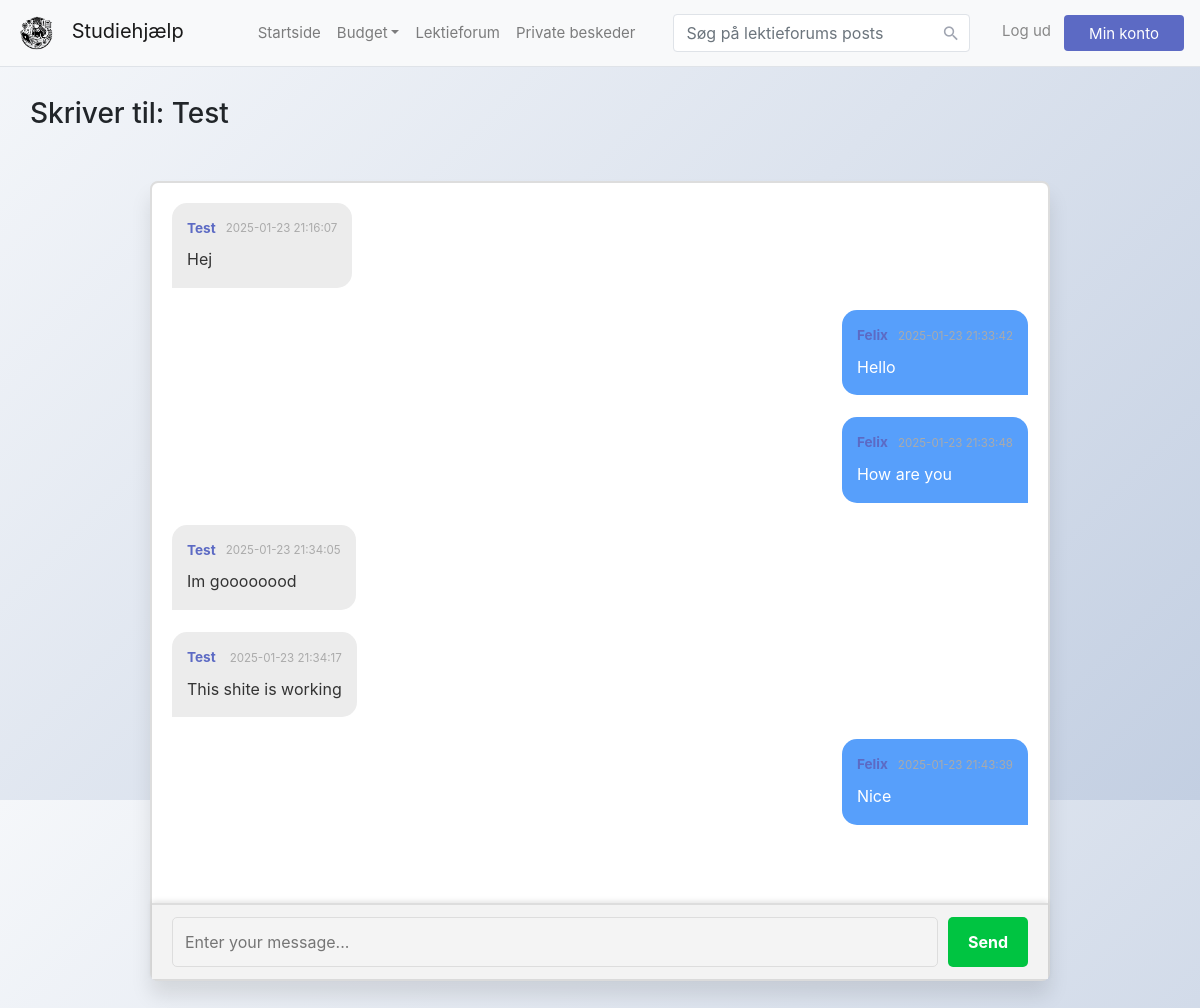
The page /privatemessages/Test (signed in) on the database its author committed.
### tables this page shows
CREATE TABLE people (
    id              INTEGER NOT NULL,
    username        TEXT NOT NULL UNIQUE,
    filename        TEXT,
    PRIMARY KEY(id AUTOINCREMENT)
);

CREATE TABLE privateMessages (
    id          INTEGER NOT NULL,
    senderid    INTEGER NOT NULL,
    recipientid INTEGER NOT NULL,
    message     TEXT NOT NULL,
    date        DATE NOT NULL,
    PRIMARY KEY(id AUTOINCREMENT),
    FOREIGN KEY(senderid) REFERENCES people(id),
    FOREIGN KEY(recipientid) REFERENCES people(id)
);

### app.py (the view)
@app.route("/privatemessages/<username>")
@login_required
def private_messages_user(username: str):
    if username == session["username"]:
        return apology("Internal server error", 500)
    conn = sqlite3.connect("database.db")
    conn.row_factory = sqlite3.Row
    cur = conn.cursor()
    query = """SELECT senderid, message, date, username FROM privateMessages
            INNER JOIN people ON people.id = senderid
            WHERE (privateMessages.senderid = ? OR privateMessages.recipientid = ?) AND (recipientid = (SELECT id FROM people WHERE username = ?) OR senderid = (SELECT id FROM people WHERE username = ?))
            """
    rows = cur.execute(query, (session["user_id"], session["user_id"], username, username))
    messages = [dict(row) for row in rows]
    conn.close()
    return render_template("privatemessage.html", messages=messages, other_username=username)

### app.py (called while the page is built)
@app.after_request
def after_request(response):
    response.headers["Cache-Control"] = "no-cache, no-store, must-revalidate"
    response.headers["Expires"] = 0
    response.headers["Pragma"] = "no-cache"
    return response

### helpers.py (called while the page is built)
def login_required(f):
    @wraps(f)
    def decorated_function(*args, **kwargs):
        if session.get("user_id") is None:
            return redirect("/login")
        return f(*args, **kwargs)
    return decorated_function

### templates/privatemessage.html (shortened to what this page needs)
{% extends "layout.html" %}
{% block body %}
    <h3>Skriver til: <a href="/accounts/{{ other_username }}"></a>{{ other_username }}</h3>
    {% if messages %}
        <section class="msger">
            <main class="msger-chat">
                {% for message in messages %}
                    <div class="msg {% if message.senderid == session['user_id'] %}right-msg{% else %}left-msg{% endif %}">
                        <div class="msg-bubble">
                            <div class="msg-info">
                                <div class="msg-info-name">{{ message.username }}</div>
                                <div class="msg-info-time">{{ message.date }}</div>
                            </div>
                            <div class="msg-text">
                                {{ message.message }}
                            </div>
                        </div>
                    </div>
                {% endfor %}
            </main>
            {% if other_username != "Slettet" %}
                <form class="msger-inputarea" action="/privatemessages/write" method="post">
                    <input autocomplete="off" type="text" class="msger-input" placeholder="Enter your message..." name="message">
                    <button type="submit" class="msger-send-btn">Send</button>
                </form>
            {% endif %}
        </section>
    {% endif %}
{% endblock %}

### static/styles.css (style rules this page uses)
body { font-family: 'Varela Round', sans-serif; background-image: var(--body-bg); height: 100vh; margin: 0; display: block; }
:root { --body-bg: linear-gradient(135deg, #f5f7fa 0%, #c3cfe2 100%); --msger-bg: #fff; --border: 2px solid #ddd; --left-msg-bg: #ececec; --right-msg-bg: #579ffb; }
html { box-sizing: border-box; }
*, *:before, *:after { margin: 0; padding: 0; box-sizing: inherit; }
.msger { display: flex; flex-direction: column; width: 100%; max-width: 867px; margin: 50px auto; height: 100vh; border: var(--border); border-radius: 5px; background: var(--msger-bg); box-shadow: 0 15px 15px -5px rgba(0, 0, 0, 0.2); }
.msger-chat { flex: 1; overflow-y: auto; padding: 10px; }
.msg { display: flex; align-items: flex-end; margin-bottom: 10px; }
.msg:last-of-type { margin: 0; }
.msg-bubble { max-width: 450px; padding: 15px; border-radius: 15px; background: var(--left-msg-bg); }
.msg-info { display: flex; justify-content: space-between; align-items: center; margin-bottom: 10px; }
.msg-info-name { margin-right: 10px; font-weight: bold; }
.msg-info-time { font-size: 0.85em; }
.left-msg .msg-bubble { border-bottom-left-radius: 0; }
.right-msg { flex-direction: row-reverse; }
.right-msg .msg-bubble { background: var(--right-msg-bg); color: #fff; border-bottom-right-radius: 0; }
.msger-inputarea { display: flex; padding: 10px; border-top: var(--border); background: #eee; }
.msger-inputarea * { padding: 10px; border: none; border-radius: 3px; font-size: 1em; }
.msger-input { flex: 1; background: #ddd; }
.msger-send-btn { margin-left: 10px; background: rgb(0, 196, 65); color: #fff; font-weight: bold; cursor: pointer; transition: background 0.23s; }

### templates/privatemessage.html (style rules this page uses)
.msger { border-radius: 8px; box-shadow: 0 15px 20px rgba(0, 0, 0, 0.1); max-width: 900px; }
.msger-chat { padding: 20px; background-color: var(--body-bg); border-radius: 5px; flex: 1; overflow-y: auto; scroll-behavior: smooth; }
.msg-bubble { background-color: var(--left-msg-bg); color: #333; border-radius: 15px; padding: 15px; margin-bottom: 12px; line-height: 1.6; position: relative; word-wrap: break-word; }
.right-msg .msg-bubble { background-color: var(--right-msg-bg); color: #fff; border-radius: 15px; border-bottom-right-radius: 0; }
.msg-info { display: flex; justify-content: space-between; font-size: 0.85em; margin-bottom: 8px; }
.msg-info-name { font-weight: bold; color: #5c6ac4; }
.msg-info-time { color: #aaa; }
.msger-inputarea { background-color: #f3f3f3; padding: 12px 20px; border-top: 2px solid #ddd; box-shadow: 0 -2px 5px rgba(0, 0, 0, 0.1); }
.msger-input { width: 85%; padding: 12px; background-color: #f4f4f4; border-radius: 5px; border: 1px solid #ddd; font-size: 1em; color: #333; transition: background-color 0.3s ease-in-out; }
.msger-send-btn { padding: 12px 20px; background-color: rgb(0, 196, 65); color: white; font-weight: bold; border-radius: 5px; border: none; cursor: pointer; transition: background 0.3s ease-in-out; }

### rows shown on the page
people: username "Test"
privateMessages: username "Test", date "2025-01-23 21:16:07", message "Hej"
privateMessages: username "Felix", date "2025-01-23 21:33:42", message "Hello"
privateMessages: username "Felix", date "2025-01-23 21:33:48", message "How are you"
privateMessages: username "Test", date "2025-01-23 21:34:05", message "Im goooooood"
privateMessages: username "Test", date "2025-01-23 21:34:17", message "This shite is working"
privateMessages: username "Felix", date "2025-01-23 21:43:39", message "Nice"
